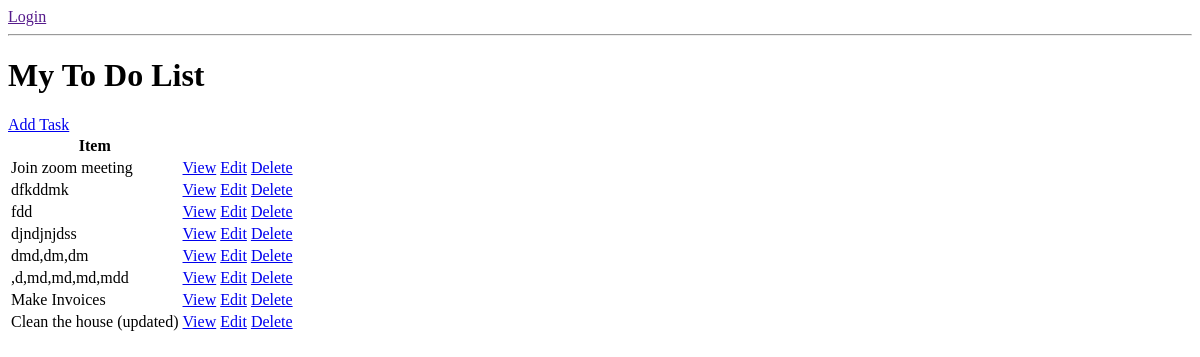
Before: / with the older database file.
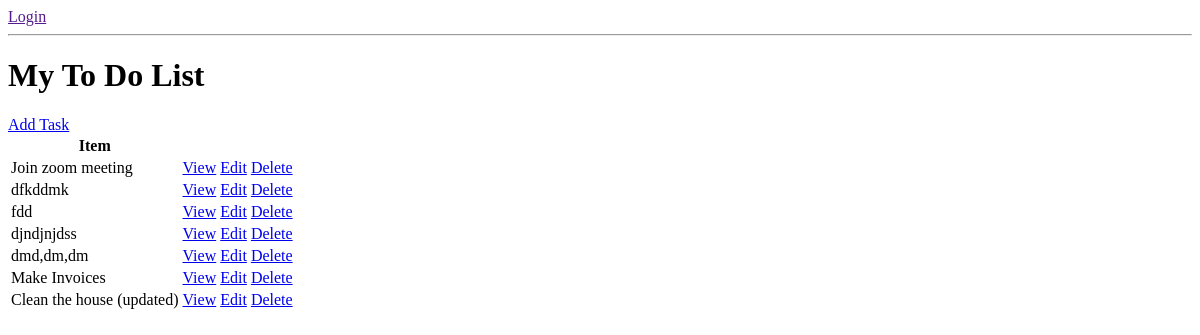
After: the same page with the newer database file.
### base/models.py (models this page shows, shortened)
class Task(models.Model):
    user = models.ForeignKey(User, on_delete=models.CASCADE, null=True, blank=True)
    title = models.CharField(max_length=200)
    description = models.TextField(null=True, blank=True)
    complete = models.BooleanField(default=False)
    created = models.DateTimeField(auto_now_add=True)
    class Meta:
        ordering = ['complete']

### base/views.py (the view)
# urls.py: path('', TaskList.as_view(), name='tasks'),
class TaskList(ListView):
    model = Task
    context_object_name = 'tasks'

### base/templates/base/task_list.html
{% if request.user.is.authenticated %}
    <p>{{request.user}}</p>
    <a href="">Logout</a>
    {% else %}
    <a href="">Login</a>
{% endif %}
<hr>
<h1>My To Do List</h1>
<a href="{% url 'task-create' %}">Add Task</a>
<table>
    <tr>
        <th>Item</th>
        <th></th>
    </tr>
    {% for task in tasks %}
    <tr>
        <td>{{task.title}}</td>
        <td><a href="{% url 'task' task.id %}">View</a></td>
        <td><a href="{% url 'task-update' task.id %}">Edit</a></td>
        <td><a href="{% url 'task-delete' task.id %}">Delete</a></td>
    </tr>
    {% empty %}
        <h3>No items in list</h3>
    {% endfor %}
</table>

Changed rows visible on the page:
removed Task: title ",d,md,md,md,mdd"
